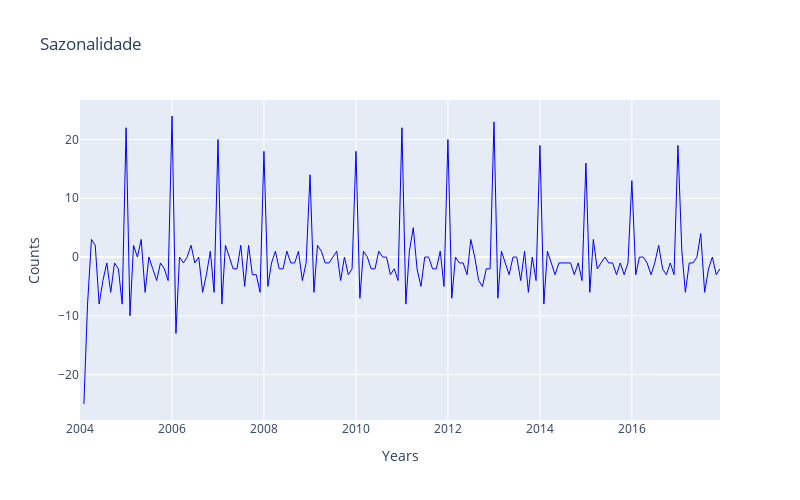

The cell this chart's notebook holds for it:
### Code cell
# Create traces
fig = go.Figure()

fig.add_trace(go.Scatter(x=df.index, 
                         y=df['diet'].diff(1), 
                         name='Diet', 
              line = dict(color='blue', width=1)))

fig.update_layout(title='Seasonality',
                   xaxis_title='Years',
                   yaxis_title='Counts', 
                   height=500, 
                   width=800)
fig

### Figure 1 — Plotly figure (JSON) as saved in the notebook; plotly's stock layout.template omitted (floating-point values rounded to 4 significant figures; data arrays with more than 128 entries replaced by an {"elided": "..."} marker saying what was removed)
{"data": [{"line": {"color": "blue", "width": 1}, "name": "Diet", "type": "scatter", "x": {"elided": "168 str values"}, "y": {"elided": "168 int values"}}], "layout": {"height": 500, "title": {"text": "Sazonalidade"}, "width": 800, "xaxis": {"title": {"text": "Years"}}, "yaxis": {"title": {"text": "Counts"}}}}
